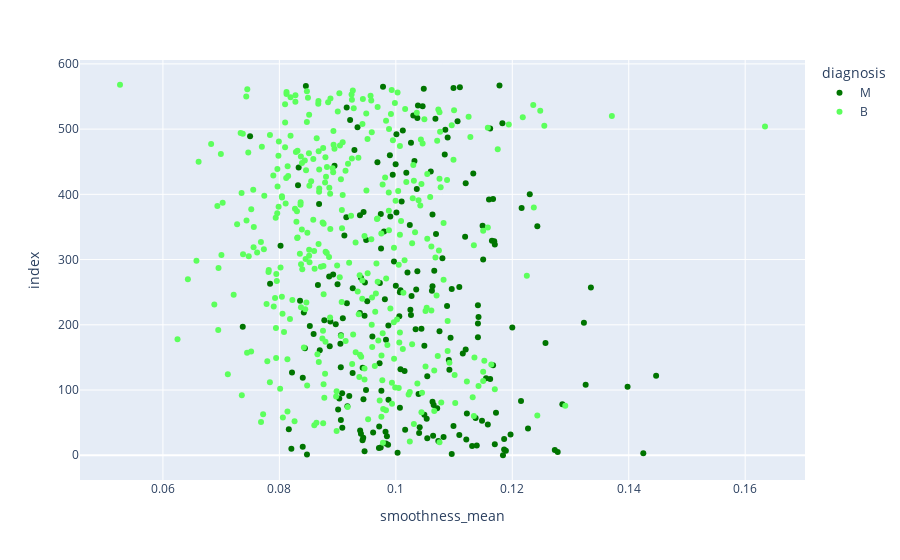
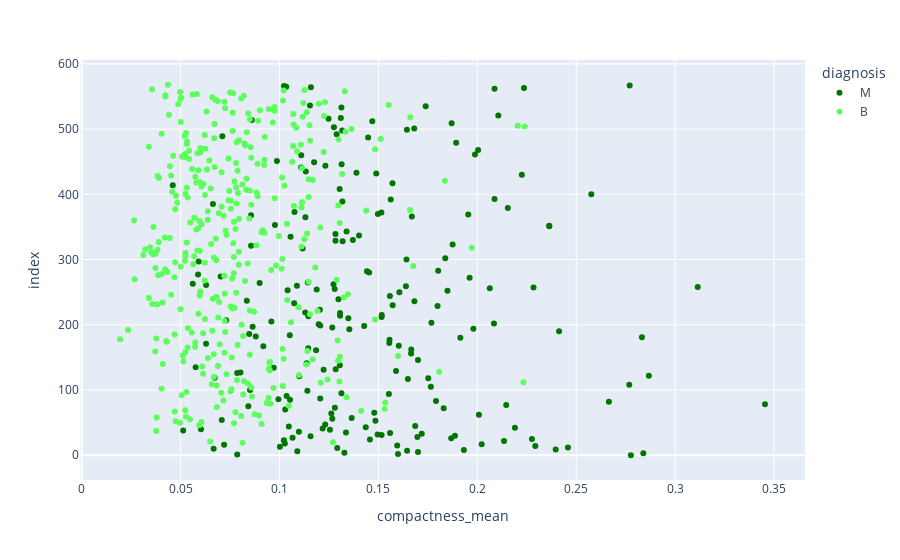
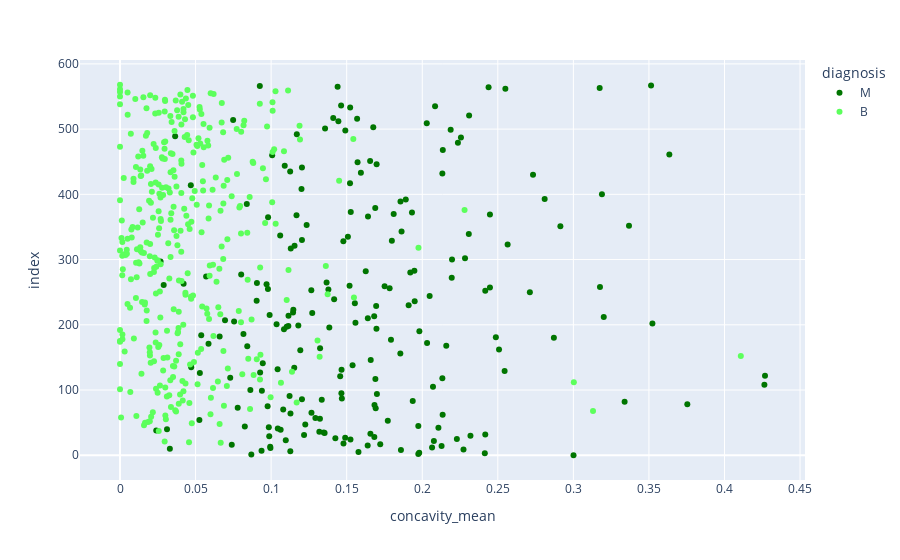

Notebook cell for these charts, in order:
### Code cell
for column in df.drop("diagnosis",axis=1).columns[5:10]:
    # for loop auto iterates through the first five feature columns in the dataframe
    fig = px.scatter(data_frame =df ,
                 x=column,
                 color = 'diagnosis',
                 color_discrete_sequence = ['#007500','#5CFF5C'],
                 orientation = 'v')

    fig.show()

### Figure 1 — Plotly figure (JSON) as saved in the notebook; plotly's stock layout.template omitted (floating-point values rounded to 4 significant figures; data arrays with more than 128 entries replaced by an {"elided": "..."} marker saying what was removed)
{"data": [{"hovertemplate": "diagnosis=M<br>smoothness_mean=%{x}<br>index=%{y}<extra></extra>", "legendgroup": "M", "marker": {"color": "#007500", "symbol": "circle"}, "mode": "markers", "name": "M", "orientation": "v", "showlegend": true, "type": "scatter", "x": {"elided": "212 float values"}, "xaxis": "x", "y": {"elided": "212 int values"}, "yaxis": "y"}, {"hovertemplate": "diagnosis=B<br>smoothness_mean=%{x}<br>index=%{y}<extra></extra>", "legendgroup": "B", "marker": {"color": "#5CFF5C", "symbol": "circle"}, "mode": "markers", "name": "B", "orientation": "v", "showlegend": true, "type": "scatter", "x": {"elided": "357 float values"}, "xaxis": "x", "y": {"elided": "357 int values"}, "yaxis": "y"}], "layout": {"legend": {"title": {"text": "diagnosis"}, "tracegroupgap": 0}, "margin": {"t": 60}, "xaxis": {"anchor": "y", "domain": [0, 1], "title": {"text": "smoothness_mean"}}, "yaxis": {"anchor": "x", "domain": [0, 1], "title": {"text": "index"}}}}

### Figure 2 — Plotly figure (JSON) as saved in the notebook; plotly's stock layout.template omitted (floating-point values rounded to 4 significant figures; data arrays with more than 128 entries replaced by an {"elided": "..."} marker saying what was removed)
{"data": [{"hovertemplate": "diagnosis=M<br>compactness_mean=%{x}<br>index=%{y}<extra></extra>", "legendgroup": "M", "marker": {"color": "#007500", "symbol": "circle"}, "mode": "markers", "name": "M", "orientation": "v", "showlegend": true, "type": "scatter", "x": {"elided": "212 float values"}, "xaxis": "x", "y": {"elided": "212 int values"}, "yaxis": "y"}, {"hovertemplate": "diagnosis=B<br>compactness_mean=%{x}<br>index=%{y}<extra></extra>", "legendgroup": "B", "marker": {"color": "#5CFF5C", "symbol": "circle"}, "mode": "markers", "name": "B", "orientation": "v", "showlegend": true, "type": "scatter", "x": {"elided": "357 float values"}, "xaxis": "x", "y": {"elided": "357 int values"}, "yaxis": "y"}], "layout": {"legend": {"title": {"text": "diagnosis"}, "tracegroupgap": 0}, "margin": {"t": 60}, "xaxis": {"anchor": "y", "domain": [0, 1], "title": {"text": "compactness_mean"}}, "yaxis": {"anchor": "x", "domain": [0, 1], "title": {"text": "index"}}}}

### Figure 3 — Plotly figure (JSON) as saved in the notebook; plotly's stock layout.template omitted (floating-point values rounded to 4 significant figures; data arrays with more than 128 entries replaced by an {"elided": "..."} marker saying what was removed)
{"data": [{"hovertemplate": "diagnosis=M<br>concavity_mean=%{x}<br>index=%{y}<extra></extra>", "legendgroup": "M", "marker": {"color": "#007500", "symbol": "circle"}, "mode": "markers", "name": "M", "orientation": "v", "showlegend": true, "type": "scatter", "x": {"elided": "212 float values"}, "xaxis": "x", "y": {"elided": "212 int values"}, "yaxis": "y"}, {"hovertemplate": "diagnosis=B<br>concavity_mean=%{x}<br>index=%{y}<extra></extra>", "legendgroup": "B", "marker": {"color": "#5CFF5C", "symbol": "circle"}, "mode": "markers", "name": "B", "orientation": "v", "showlegend": true, "type": "scatter", "x": {"elided": "357 float values"}, "xaxis": "x", "y": {"elided": "357 int values"}, "yaxis": "y"}], "layout": {"legend": {"title": {"text": "diagnosis"}, "tracegroupgap": 0}, "margin": {"t": 60}, "xaxis": {"anchor": "y", "domain": [0, 1], "title": {"text": "concavity_mean"}}, "yaxis": {"anchor": "x", "domain": [0, 1], "title": {"text": "index"}}}}
